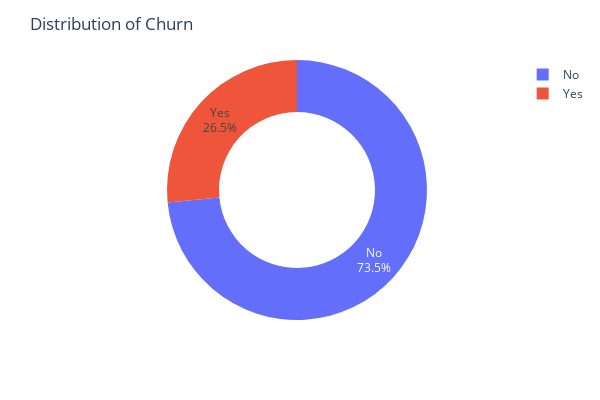

Here is the notebook cell this chart was saved with:
### Code cell
# Plot churn rate distribution
churn_count = df['Churn'].value_counts()

# Create a donut chart 
fig = px.pie(names=churn_count.index, values=churn_count.values, hole=0.6)
fig.update_traces(textposition='inside', textinfo='percent+label')
fig.update_layout(
    title='Distribution of Churn',
    width=600,
    height=400
)

# Show the chart
fig.show()

### Figure 1 — Plotly figure (JSON) as saved in the notebook; plotly's stock layout.template omitted (floating-point values rounded to 4 significant figures)
{"data": [{"domain": {"x": [0, 1], "y": [0, 1]}, "hole": 0.6, "hovertemplate": "label=%{label}<br>value=%{value}<extra></extra>", "labels": ["No", "Yes"], "legendgroup": "", "name": "", "showlegend": true, "textinfo": "percent+label", "textposition": "inside", "type": "pie", "values": [5174, 1869]}], "layout": {"height": 400, "legend": {"tracegroupgap": 0}, "margin": {"t": 60}, "title": {"text": "Distribution of Churn"}, "width": 600}}
